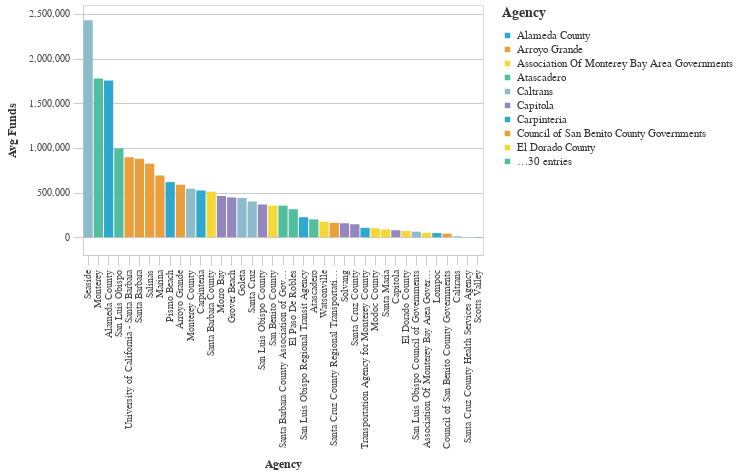

Notebook cell for this chart:
### Markdown cell above
### Lowest Average Total Funds by Agency ($2021)

### Code cell
#Bar chart Bottom Average Total Requested Funds by Agency
avg_funds_bottom = (df>>group_by(_.primary_agency_name)>>summarize(avg_funds=_.adjusted_total_requested.mean())>>arrange(-_.avg_funds)).tail(50)

chart5=( _dla_utils_reports.basic_bar_chart_no_save((avg_funds_bottom.tail(40)), 'primary_agency_name','avg_funds', 'primary_agency_name', district))
    
display(chart5)

### Figure 1 — Vega-Lite specification as saved in the notebook (floating-point values rounded to 4 significant figures)
{"config": {"view": {"continuousWidth": 400, "continuousHeight": 300}, "axis": {"domainColor": "#cbcbcb", "grid": true, "gridColor": "#cbcbcb", "gridWidth": 1, "labelColor": "#474747", "labelFont": "Nunito Sans", "labelFontSize": 10, "labelPadding": 4, "tickColor": "#cbcbcb", "tickSize": 10, "titleColor": "#333", "titleFont": "Raleway", "titleFontSize": 12, "titlePadding": 10}, "axisBand": {"grid": false}, "background": "white", "font": "Raleway", "header": {"labelFont": "Nunito Sans", "titleFont": "Raleway"}, "legend": {"labelColor": "#333", "labelFont": "Nunito Sans", "labelFontSize": 11, "labelLimit": 0, "padding": 1, "symbolSize": 30, "symbolType": "square", "titleColor": "#333", "titleFont": "Raleway", "titleFontSize": 14, "titlePadding": 10}, "title": {"anchor": "middle", "font": "Raleway", "fontSize": 18, "fontWeight": 300, "offset": 20}}, "data": {"name": "data-39825cd6d3b6ffcccf754ad0f57cae8b"}, "mark": "bar", "encoding": {"color": {"field": "primary_agency_name", "legend": {"symbolLimit": 10, "title": "Agency"}, "scale": {"range": ["#2EA8CE", "#EB9F3C", "#F4D837", "#51BF9D", "#8CBCCB", "#9487C0"]}, "type": "nominal"}, "tooltip": [{"field": "primary_agency_name", "type": "nominal"}, {"field": "avg_funds", "type": "quantitative"}], "x": {"field": "primary_agency_name", "sort": "-y", "title": "Agency", "type": "nominal"}, "y": {"field": "avg_funds", "title": "Avg Funds", "type": "quantitative"}}, "height": 250, "width": 400, "$schema": "https://vega.github.io/schema/vega-lite/v4.17.0.json", "datasets": {"data-39825cd6d3b6ffcccf754ad0f57cae8b": [{"primary_agency_name": "Seaside", "avg_funds": 2428000.0}, {"primary_agency_name": "Monterey", "avg_funds": 1778000.0}, {"primary_agency_name": "Alameda County", "avg_funds": 1755000.0}, {"primary_agency_name": "San Luis Obispo", "avg_funds": 994100.0}, {"primary_agency_name": "University of California - Santa Barbara", "avg_funds": 894700.0}, {"primary_agency_name": "Santa Barbara", "avg_funds": 878000.0}, {"primary_agency_name": "Salinas", "avg_funds": 823100.0}, {"primary_agency_name": "Marina", "avg_funds": 690400.0}, {"primary_agency_name": "Pismo Beach", "avg_funds": 616600.0}, {"primary_agency_name": "Arroyo Grande", "avg_funds": 587300.0}, {"primary_agency_name": "Monterey County", "avg_funds": 542500.0}, {"primary_agency_name": "Carpinteria", "avg_funds": 522600.0}, {"primary_agency_name": "Santa Barbara County", "avg_funds": 508800.0}, {"primary_agency_name": "Morro Bay", "avg_funds": 461300.0}, {"primary_agency_name": "Grover Beach", "avg_funds": 444600.0}, {"primary_agency_name": "Goleta", "avg_funds": 438400.0}, {"primary_agency_name": "Santa Cruz", "avg_funds": 399400.0}, {"primary_agency_name": "San Luis Obispo County", "avg_funds": 366100.0}, {"primary_agency_name": "San Benito County", "avg_funds": 353400.0}, {"primary_agency_name": "Santa Barbara County Association of Governments", "avg_funds": 353000.0}, {"primary_agency_name": "El Paso De Robles", "avg_funds": 312800.0}, {"primary_agency_name": "San Luis Obispo Regional Transit Agency", "avg_funds": 223500.0}, {"primary_agency_name": "Atascadero", "avg_funds": 199400.0}, {"primary_agency_name": "Watsonville", "avg_funds": 173900.0}, {"primary_agency_name": "Santa Cruz County Regional Transportation Commission", "avg_funds": 161000.0}, {"primary_agency_name": "Solvang", "avg_funds": 155600.0}, {"primary_agency_name": "Santa Cruz County", "avg_funds": 144200.0}, {"primary_agency_name": "Transportation Agency for Monterey County", "avg_funds": 104200.0}, {"primary_agency_name": "Modoc County", "avg_funds": 98940.0}, {"primary_agency_name": "Santa Maria", "avg_funds": 86840.0}, {"primary_agency_name": "Capitola", "avg_funds": 77770.0}, {"primary_agency_name": "El Dorado County", "avg_funds": 68950.0}, {"primary_agency_name": "San Luis Obispo Council of Governments", "avg_funds": 61010.0}, {"primary_agency_name": "Association Of Monterey Bay Area Governments", "avg_funds": 49110.0}, {"primary_agency_name": "Lompoc", "avg_funds": 45530.0}, {"primary_agency_name": "Council of San Benito County Governments", "avg_funds": 39070.0}, {"primary_agency_name": "Caltrans", "avg_funds": 9655.0}, {"primary_agency_name": "Santa Cruz County Health Services Agency", "avg_funds": -612.0}, {"primary_agency_name": "Scotts Valley", "avg_funds": -4552.0}]}}
